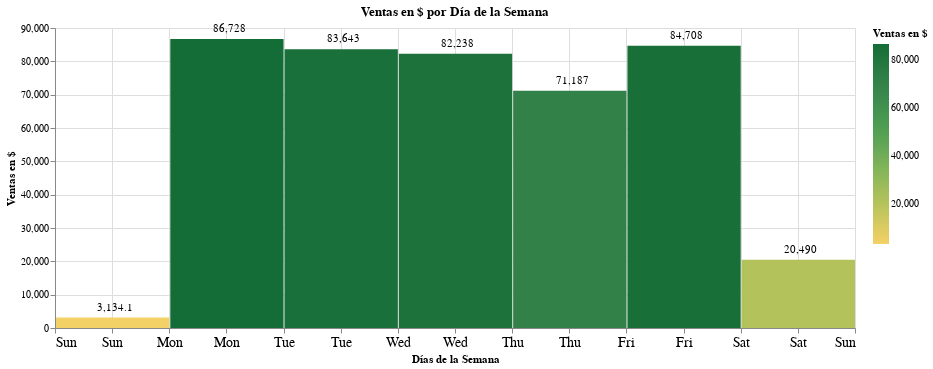

The code cell stored with this chart in its notebook:
### Code cell
x=alt.X('day(fecha):T', title='Días de la Semana', axis = alt.Axis(labelAngle=0, labelFontSize=14))
tooltip=[alt.Tooltip('day(fecha):T', title='Día'),
         alt.Tooltip('sum(monto_dolar):Q', title='Ventas en $', format='$,.5')]
titulo='Ventas en $ por Día de la Semana'

graf_barras_ventas_dol(df_ventas_dol, x, tooltip, titulo, 60)

### Figure 1 — Vega-Lite specification as saved in the notebook (floating-point values rounded to 4 significant figures; data arrays with more than 128 entries replaced by an {"elided": "..."} marker saying what was removed)
{"config": {"view": {"continuousWidth": 400, "continuousHeight": 300}}, "layer": [{"mark": "bar", "encoding": {"color": {"aggregate": "sum", "field": "monto_dolar", "legend": {"title": "Ventas en $"}, "scale": {"scheme": "goldgreen"}, "type": "quantitative"}, "tooltip": [{"field": "fecha", "timeUnit": "day", "title": "Día", "type": "temporal"}, {"aggregate": "sum", "field": "monto_dolar", "format": "$,.5", "title": "Ventas en $", "type": "quantitative"}], "x": {"axis": {"labelAngle": 0, "labelFontSize": 14}, "field": "fecha", "timeUnit": "day", "title": "Días de la Semana", "type": "temporal"}, "y": {"aggregate": "sum", "axis": {"grid": true, "labelFontSize": 10, "titleAnchor": "middle", "titleAngle": 270}, "field": "monto_dolar", "scale": {"zero": false}, "title": "Ventas en $", "type": "quantitative"}}, "height": 300, "title": "Ventas en $ por Día de la Semana", "width": 800}, {"mark": {"type": "text", "dx": 60, "dy": -10, "fill": "black"}, "encoding": {"color": {"aggregate": "sum", "field": "monto_dolar", "legend": {"title": "Ventas en $"}, "scale": {"scheme": "goldgreen"}, "type": "quantitative"}, "text": {"aggregate": "sum", "field": "monto_dolar", "format": ",.5", "title": "Ventas en $", "type": "quantitative"}, "tooltip": [{"field": "fecha", "timeUnit": "day", "title": "Día", "type": "temporal"}, {"aggregate": "sum", "field": "monto_dolar", "format": "$,.5", "title": "Ventas en $", "type": "quantitative"}], "x": {"axis": {"labelAngle": 0, "labelFontSize": 14}, "field": "fecha", "timeUnit": "day", "title": "Días de la Semana", "type": "temporal"}, "y": {"aggregate": "sum", "axis": {"grid": true, "labelFontSize": 10, "titleAnchor": "middle", "titleAngle": 270}, "field": "monto_dolar", "scale": {"zero": false}, "title": "Ventas en $", "type": "quantitative"}}, "height": 300, "title": "Ventas en $ por Día de la Semana", "width": 800}], "data": {"name": "data-a7ec29a1c52efe8cf6aaf89c57d87266"}, "$schema": "https://vega.github.io/schema/vega-lite/v4.17.0.json", "datasets": {"data-a7ec29a1c52efe8cf6aaf89c57d87266": {"elided": "612 records"}}}
